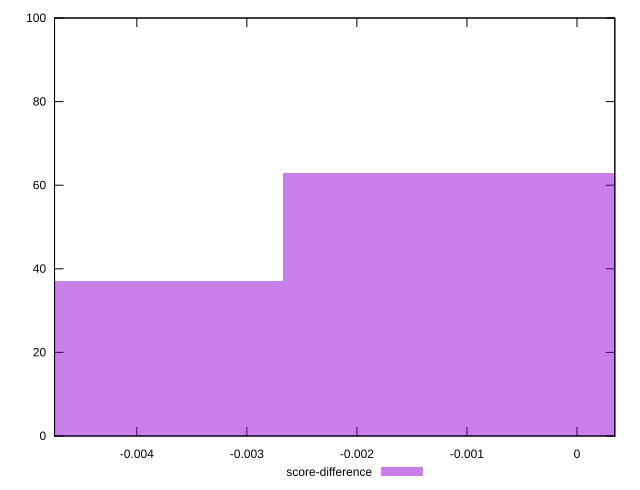

This figure's gnuplot source:
reset

$scoreDifference <<EOF
-0.005350179200034939 37
0 63
EOF

set key outside below
set boxwidth 0.005350179200034939
set xrange [-0.004747822033870142:0.00034407047530171653]
set yrange [0:100]
set trange [0:100]
set style fill transparent solid 0.5 noborder
set terminal svg size 640, 490 enhanced background rgb 'white'
set output "reprap/first-cpu-idle/samples/pages+cached+nointeractive/score-difference/histogram.svg"

plot $scoreDifference title "score-difference" with boxes

reset
